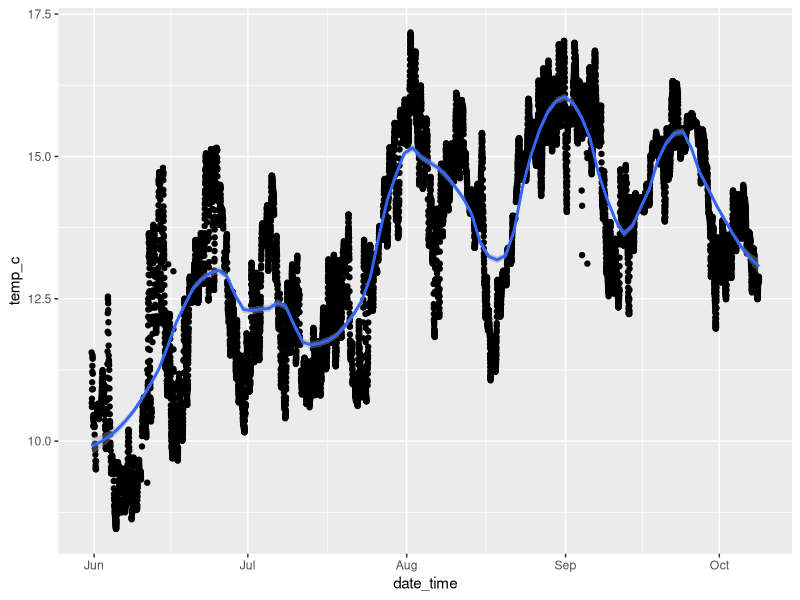
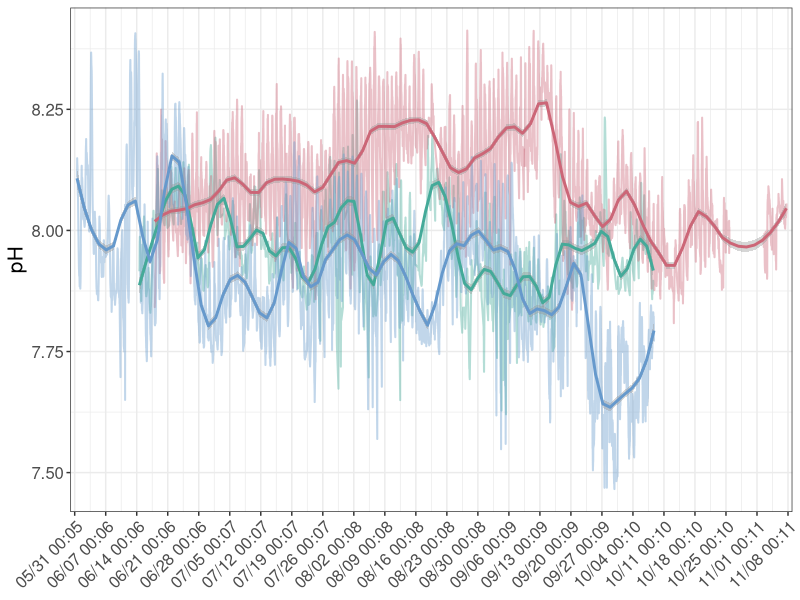
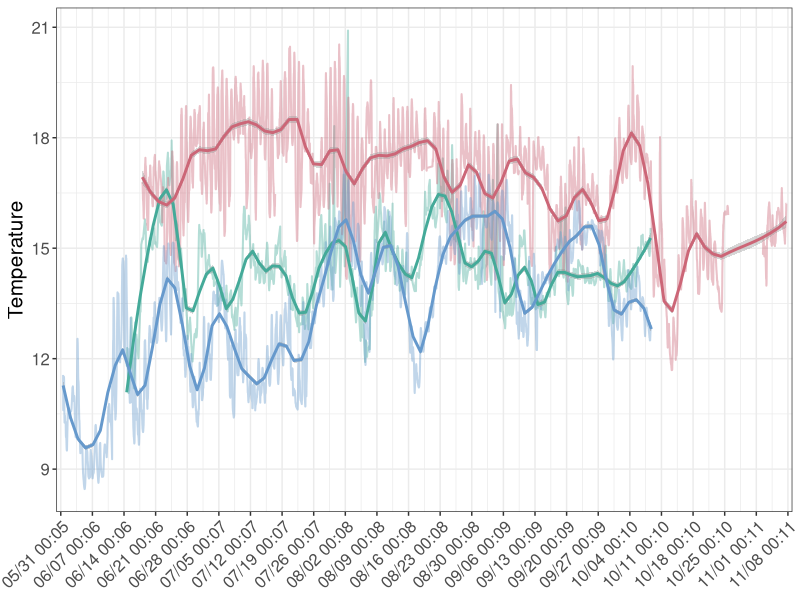
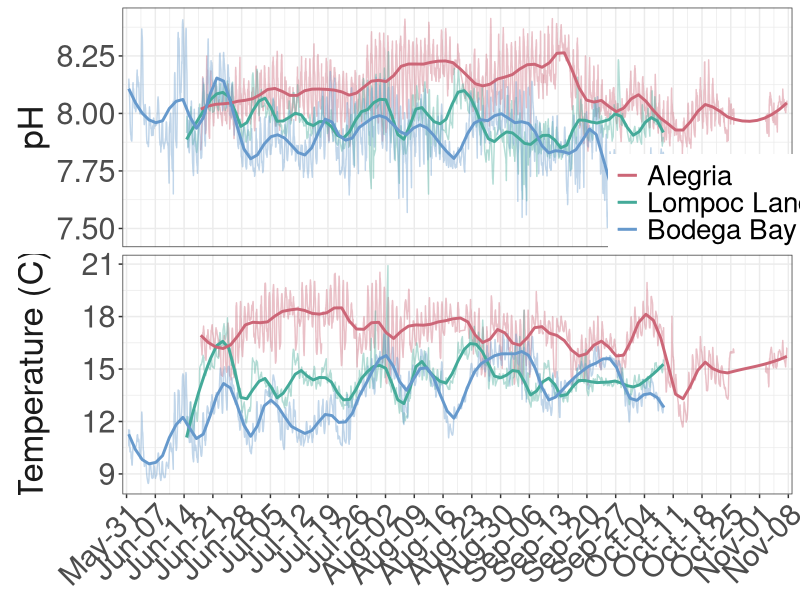
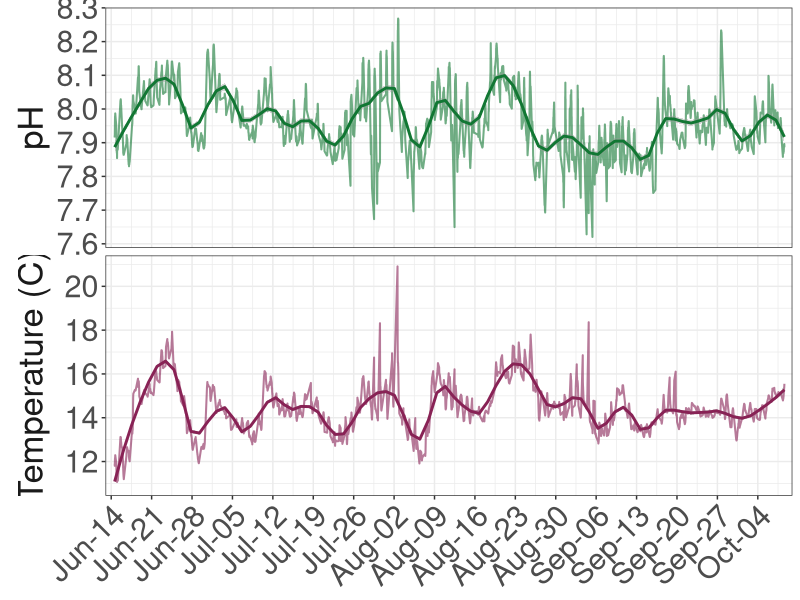
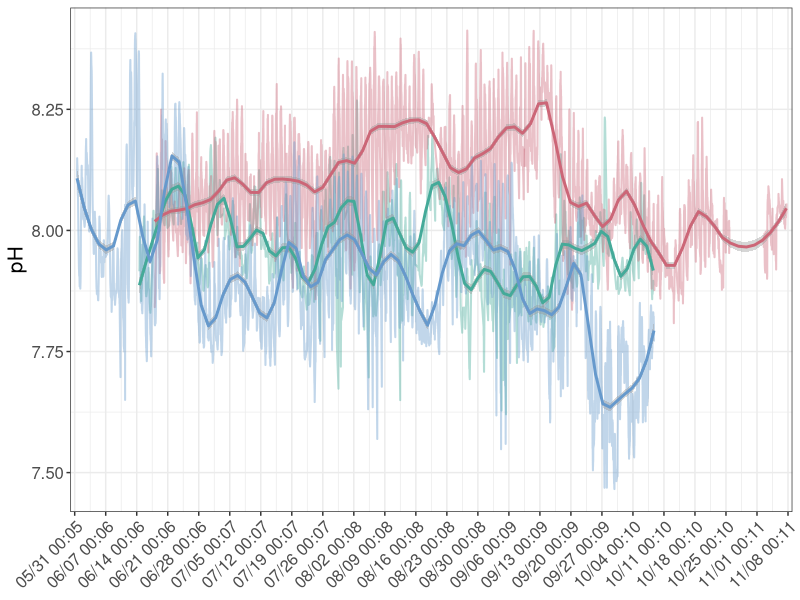
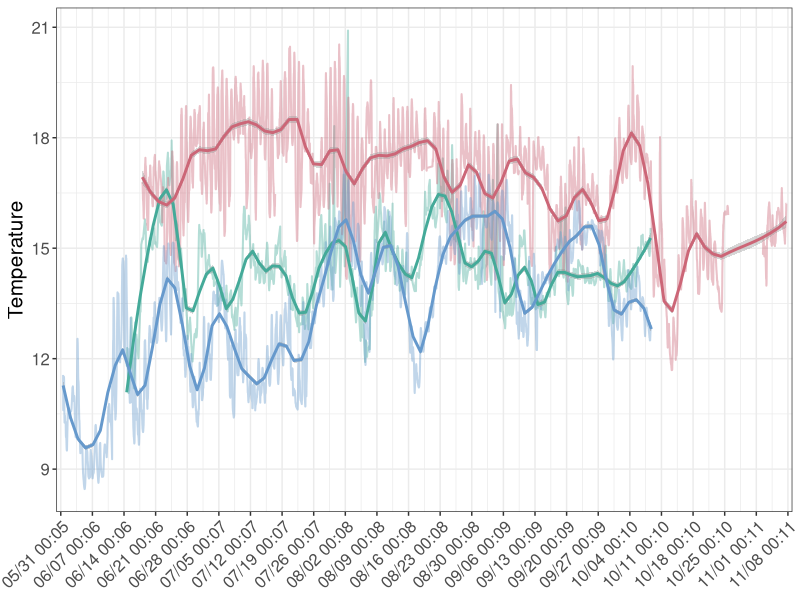
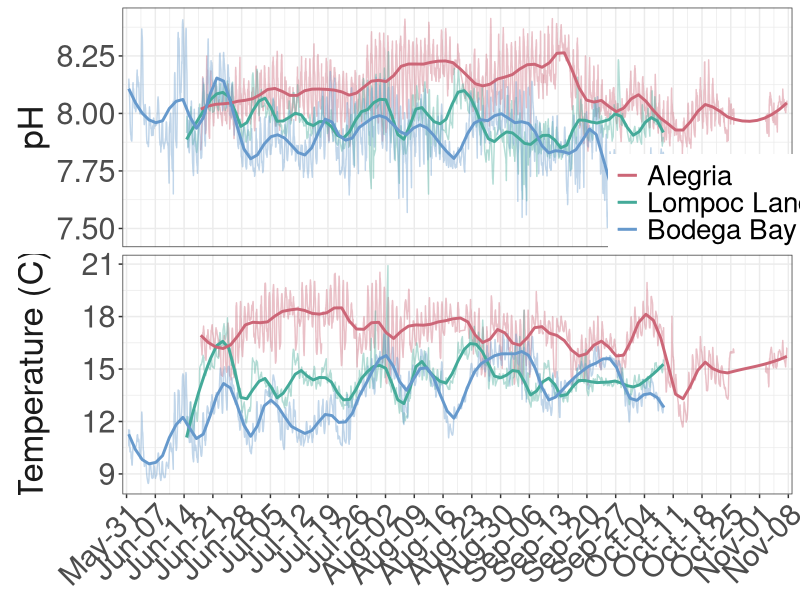

Generate these figures, in order, with R:
## ---- chunk 1
knitr::opts_chunk$set(echo = TRUE,
                      messages = FALSE, 
                      error = FALSE,
                      warning = FALSE)

library(tidyverse)
library(here)
library(lubridate)
library(scales) #for plotting time series data
## ---- chunk 2
raw <- read_csv(here("data","ph_clean.csv")) 

alg <- raw %>%
  filter(site=="Alegria")

lol <- raw %>%
  filter(site=="Lompoc Landing")

bml <- raw %>%
  filter(site=="Bodega Bay")
## ---- chunk 3
ggplot(bml, aes(x=date_time, y=temp_c)) +
  geom_point() +
  geom_smooth(method="loess", span=0.2) #span 0.3 looks similar to method="gam"
## ---- chunk 4
#set order for sites
raw$site <- factor(raw$site, levels=c("Lompoc Landing","Alegria","Bodega Bay"))

#set custom color for sites
pal <- c(
  "Alegria" = "#CC6677",
  "Lompoc Landing" = "#44AA99",
  "Bodega Bay" = "#6699CC"
)

#Set x axis limits
lims <- as.POSIXct(strptime(c("2021-05-30 00:00:00", "2021-11-08 23:45:00"), 
                   format = "%Y-%m-%d %H:%M:%S"))

#Run this for pH
ggplot(raw, aes(x=date_time, y=p_h, group=site)) +
  geom_line(aes(color=site), size=0.7, alpha=0.4) +
  scale_color_manual(values = pal) + #color lines by custom site color palette
  geom_smooth(aes(color=site), method="loess", span=0.1) +
  scale_x_datetime(breaks = scales::date_breaks("1 week"), 
                   labels = date_format("%m/%d %H:%m"),
                   limits = lims,
                   expand = c(0, 0)) +
  #xlab("Date and time") +
  ylab("pH") +
  theme_bw() +
  theme(axis.text.x=element_text(angle=45, vjust = 1, hjust=1, size=12),
        #element_text(angle=45, vjust = 1, hjust=1, size=12),
        axis.title.x=element_blank(),
        #element_text(size=15),
        axis.text.y=element_text(size=12),
        #axis.ticks.x=element_blank(),
        axis.title.y=element_text(size=15),
        legend.position = "none")

ggsave(here("figures", "smooth_ph.png"), height=20, width=40, units="cm")

#Run this for temperature
ggplot(raw, aes(x=date_time, y=temp_c, group=site)) +
  geom_line(aes(color=site), size=0.7, alpha=0.4) +
  scale_color_manual(values = pal) + #color lines by custom site color palette
  geom_smooth(aes(color=site), method="loess", span=0.1) + 
  scale_x_datetime(breaks = scales::date_breaks("1 week"), 
                   labels = date_format("%m/%d %H:%m"),
                   limits=lims,
                   expand = c(0, 0)) +
  #xlab("Date and time") +
  ylab("Temperature") +
  theme_bw() +
  theme(axis.text.x=element_text(angle=45, vjust = 1, hjust=1, size=12),
        #element_text(angle=45, vjust = 1, hjust=1, size=12),
        axis.title.x=element_blank(),
        #element_text(size=15),
        axis.text.y=element_text(size=12),
        #axis.ticks.x=element_blank(),
        axis.title.y=element_text(size=15),
        legend.position = "none")

ggsave(here("figures", "smooth_temp.png"), height=20, width=40, units="cm")
## ---- chunk 5
raw_combine <- raw %>%
  select(site, date_time, temp_c, p_h) %>%
  pivot_longer(cols=temp_c:p_h,
               names_to = "group",
               values_to = "value")

ggplot(raw_combine, aes(x=date_time, y=value, group=group, color=site)) +
  #geom_line(aes(color=site), size=0.7, alpha=0.2) +
  geom_line(aes(x=date_time, y=value, group=group), data = . %>% filter((site %in% c("Alegria"))), alpha=0.4) + #plot only ALG line
  geom_line(aes(x=date_time, y=value, group=group), data = . %>% filter((site %in% c("Lompoc Landing"))), alpha=0.4) + #plot only LOL
  geom_line(aes(x=date_time, y=value, group=group), data = . %>% filter((site %in% c("Bodega Bay"))), alpha=0.4) + #plot only BML
  geom_smooth(aes(group=site), method="loess", span=0.1, se=FALSE) + 
  scale_color_manual(values = pal) + #color lines by custom site color palette
  #geom_point(aes(color=group), size=0.5) +
  scale_x_datetime(breaks = date_breaks("1 week"),
                   labels = date_format("%b-%d"),
                   limits = lims,
                   # limits = as.POSIXct(strptime(c("2021-06-20 07:00",
                   #                                "2021-10-08 07:00"),
                   #                              format = "%Y-%m-%d %H:%M")),
                    # c(as.POSIXct("2021-06-14 00:07:30"),as.POSIXct("2021-10-08 00:07:00")),
                     expand = c(0, 0)) + 
  facet_grid(group ~ ., #facet wrap to create one panel for pH and one for temp
             scales = "free_y",
             switch="both",
             labeller = as_labeller(c(temp_c = "Temperature (C)", p_h = "pH"))) + #customize strip labels
  xlab("Date and time") +
  ylab(NULL) + #remove "Value" from Y axis label
  theme_bw() +
  theme(axis.text.x=element_text(angle=45, vjust = 1, hjust=1, size=22),
        #axis.title.x=element_text(size=25),
        axis.title.x=element_blank(),
        axis.text.y=element_text(size=22),
        legend.text=element_text(size=20),
        legend.title = element_blank(),
        #element_text(size=25),
        legend.position = c(0.91,0.60), #customize legend position on plot (bottom right)
        #legend.position = c(0.92,0.95) #put legend on top right of plot
        #legend.key.size = unit(4,"line"),
        #legend.key.height = unit(1,"cm"),
        strip.background = element_blank(), #remove strip background from facet_grid
        strip.text.y = element_text(size = 25),
        strip.placement = "outside") + #place the strip outside of the plot
  guides(colour = guide_legend(override.aes = list(size=5))) #make the legend line wider, for easier viewing

ggsave(here("figures", "smooth_all.png"), height=20, width=40, units="cm")
## ---- chunk 6
#Read in LOL data
lol_all <- read_csv(here("data","lol_all.csv"))

lol_prep <- lol_all %>%
  select(date_time, temp_c, p_h) %>%
  pivot_longer(cols=temp_c:p_h,
               names_to = "group",
               values_to = "value")

count <- 1
breaks_fun <- function(x) {
  count <<- count + 1L
  switch(
    count,
    c(7.2, 7.6, 8.0, 8.6),
    c(5, 10, 15, 20),
  )
}

#Set x axis limits
lims <- as.POSIXct(strptime(c("2021-06-13 00:00:00", "2021-10-09 23:45:00"), 
                   format = "%Y-%m-%d %H:%M:%S"))

ggplot(lol_prep, aes(x=date_time, y=value, group=group)) +
  geom_line(aes(color=group), size=0.7, alpha=0.6) +
  geom_smooth(aes(group=group, color=group), method="loess", span=0.1) + 
  scale_color_manual(values = c("#117733", "#882255")) + #color lines by custom site color palette
  scale_x_datetime(breaks = date_breaks("1 week"),
                   labels = date_format("%b-%d"), #b makes month label June and not 06
                   limits = lims, #set limits
                   expand = c(0, 0)) + 
  facet_grid(group ~ ., #facet wrap to create one panel for pH and one for temp
             scales = "free",
             switch="both",
             labeller = as_labeller(c(temp_c = "Temperature (C)", p_h = "pH"))) + #customize strip labels
  xlab("Date and time") +
  ylab(NULL) + #remove "Value" from Y axis label
  scale_y_continuous(breaks = scales::pretty_breaks(6)) +
  theme_bw() +
  theme(axis.text.x=element_text(angle=45, vjust = 1, hjust=1, size=22),
        axis.title.x=element_blank(),
        axis.text.y=element_text(size=22),
        legend.position = "none",
        strip.background = element_blank(), #remove strip background from facet_grid
        strip.text.y = element_text(size = 25),
        strip.placement = "outside") + #place the strip outside of the plot
  guides(colour = guide_legend(override.aes = list(size=5))) #make the legend line wider, for easier viewing

ggsave(here("figures", "smooth_lol.png"), height=20, width=40, units="cm")
